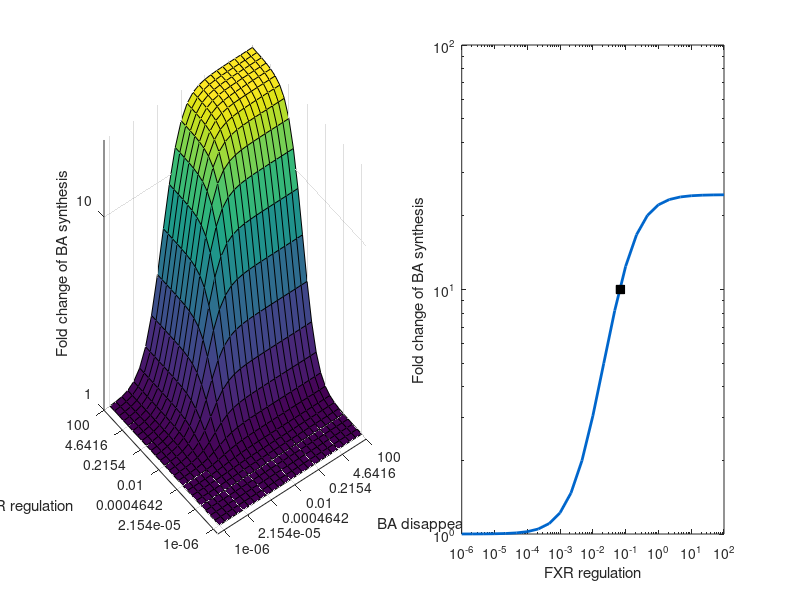

MATLAB code to generate this figure:
function [] = plot_5_MIC_FXR_Calibration()
% PLOT_5_MIC_FXR_CALIBRATION Plots an overview of the FXR calibration that
% yielded a parameter for the FXR feedback gain

%% LOAD Calibration
load('RES_Calibration.mat')

%% Plot calibration
h = figure();
set(h, 'Position', [595   558   865   342]);

% First: Surface plot of synthesis change vs disappearance parameter and
% FXR gain parameter
subplot(1,2,1)
surf(log10(synth./c.ku))

ylabel('FXR regulation')
xlabel('BA disappearance')
zlabel('Fold change of BA synthesis')

n = 25;
ind = 1:4:n;
set(gca, 'YTick', ind)
set(gca, 'YTickLabel', fxr(ind))
set(gca, 'XTick', ind)
set(gca, 'XTickLabel', dis(ind))
set(gca, 'ZTick', 0:5)
set(gca, 'ZTickLabel', 10.^[0:5])

% Then: The results with the maximal value of the disappearance, and the
% point of the parameter l_FXR
subplot(1,2,2)
loglog(fxr, synth(:,end)./c.ku, 'Color', [0 0.4 0.8], 'LineWidth', 2); hold on
plot(l_FXR, 10, 'sk', 'MarkerFaceColor', [0 0 0])

xlabel('FXR regulation')
ylabel('Fold change of BA synthesis')
xlim([10^-6 10^2])